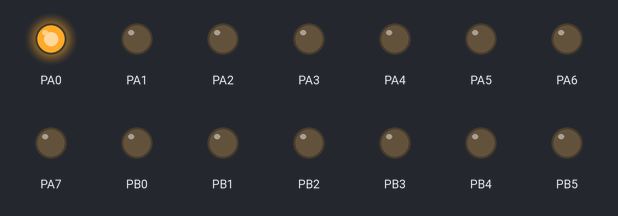
A program run on a simulated ATmega32, built with avr-gcc and emulated at 12 MHz (the files do not name the chip). Parts: output pins drawn as LEDs (lit = HIGH).

Above: at 0.2 s.
At 26.2 s:
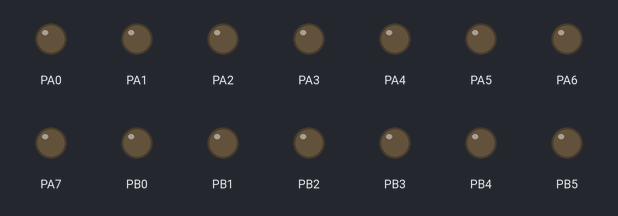
Timing chart, 0 to 33.1 s (numbered marks = the images above):
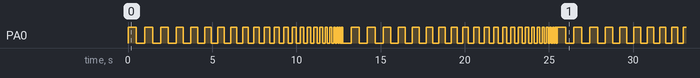

Measured:
- by itself, PA0: moves between LOW and HIGH, repeating every 25.5 s
- by itself, everything shown: repeats every 25.5 s, in 94 steps

The program:

Main.cpp
```cpp
/*
 * APIPO_Functions_Overview.cpp
 *
 * Created: 1/5/2023 9:27:23 AM
 * Author : apipo
 */

#include <avr/io.h>
#include <avr/delay.h>
#include "BlinkingLEDFunction.h"
// #include "WalkingLEDFunction.h"    Commented off due to potential unintended variable reassignments
// #include "ButtonToLEDFunction.h"
// #include "MatrixKeypadFunction.h"


// Blinking LED Example

int main(void) {
	BlinkingLED(); // Call function desired or look at header file

}
```

BlinkingLEDFunction.h
```cpp
/*
 * BlinkingLEDFunction.h
 *
 * Created: 1/5/2023 9:37:13 AM
 *  Author: apipo
 */


#ifndef BLINKINGLEDFUNCTION_H_
#define BLINKINGLEDFUNCTION_H_

#define OHMS_LAW_VOLTAGE(_I, _R)	(_I*_R)


//This needs included with every AVR project
#include <avr/io.h>
#include <avr/delay.h>

//Frequency for the CPU/Micro controller. 12 MHz aka 12 million hertz
#define F_CPU 12000000UL

void BlinkingLED()
{
	//Variables
	unsigned short ushtCurrentDelayTime = 500;
	//Initialize your I/O pins as 0 aka LOW
	PORTA = 0;
	PORTB = 0;
	PORTC = 0;
	PORTD = 0;
	//Initialize your pins Directions, input vs output. This register will control which way your current will flow. On this MCU (micro controller unit)...
	// 1 aka HIGH will be your value for OUTPUT on these registers
	//All directions on ports, fully output. 0xFF, 0b11111111, 255
	DDRA = 0xFF;
	DDRB = 0xFF;
	DDRC = 0xFF;
	DDRD = 0xFF;
	//Your program loop.
	while (1)
	{
		//Toggle the value 1 (0b00000001, 0x01, (1 << 0) to toggle the state of PORTB's pin 0. This will change the voltage it is outputting on each iteration...
		//from ~0 volts to ~5 volts.
		PORTA ^= 1;
		//Using delay for milliseconds from avr delay header. 1000 milliseconds = 1 second
		//Since this MCU is an 8 bit MCU, it only handle 8 bits at a time. This means that using byte sized data (such as a char or unsigned char)...
		//can be more efficient at times, especially your for loops, in terms of speed. In small devices, it can be best to use the smallest possible data types
		//and any data that can be calculated before the main loop or precalculated and hard coded into variables/macros

		//Maybe not the best loop, but its a delay loop
		for(uint16_t i = 0; i < ushtCurrentDelayTime; i++)
		{
			//Delay for ushtCurrentDelayTime delay time
			_delay_ms(1);
		}

		//If delay greater than 25...
		if(ushtCurrentDelayTime > 25)
		{
			//Subtract from the delay time
			ushtCurrentDelayTime -= 10;
		}
		//Else...
		else
		{
			//Reset variable to 1 half second
			ushtCurrentDelayTime = 500;
		}
	}
}


#endif /* BLINKINGLEDFUNCTION_H_ */
```
